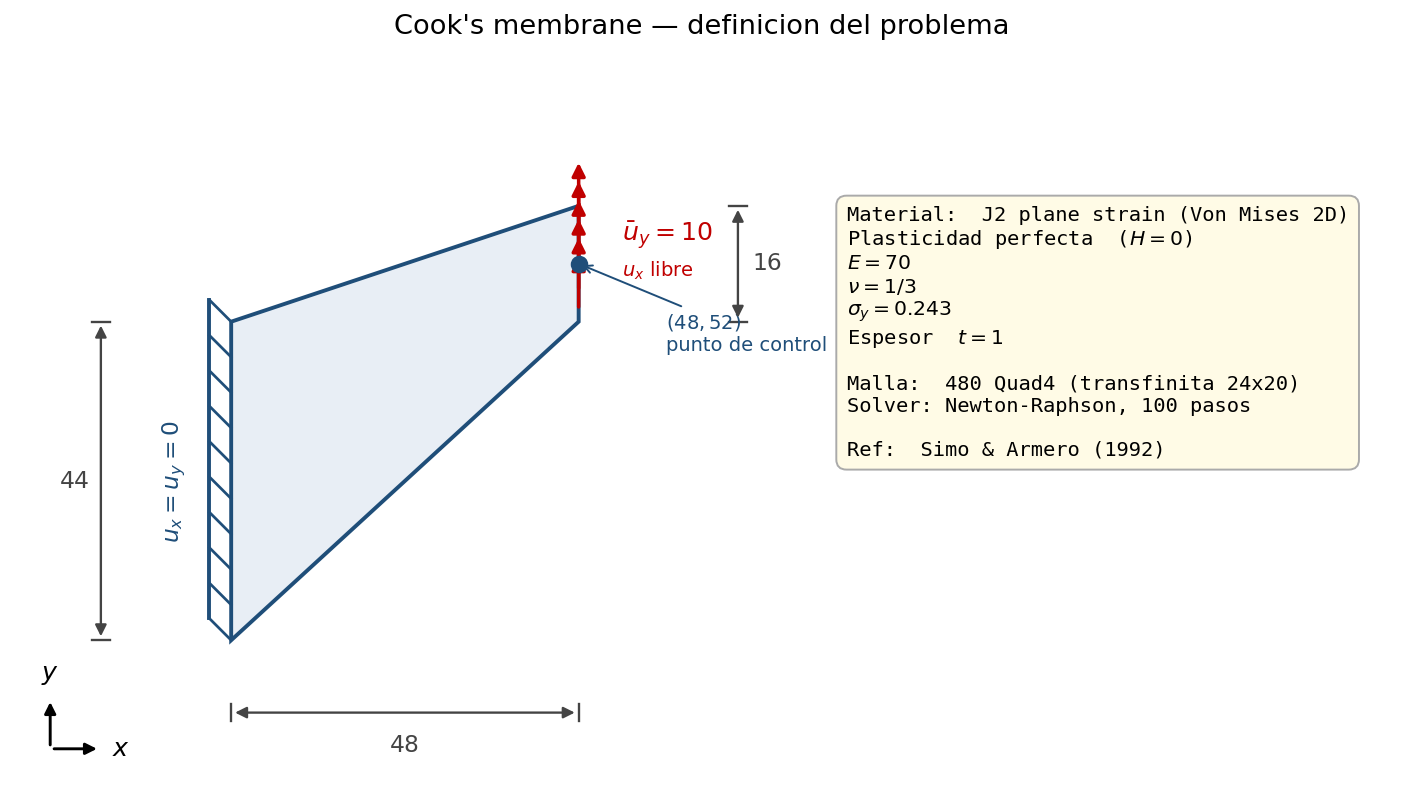

Here is the Python script that generated this plot:
"""Figura de definicion del problema de Cook's membrane."""
import os

import numpy as np
import matplotlib.pyplot as plt
from matplotlib.patches import Polygon, FancyArrowPatch


HERE = os.path.dirname(__file__)
OUT = os.path.join(HERE, "charla_cook_definicion_problema.png")

# Vertices del trapecio
P1 = np.array([0.0,  0.0])    # esquina inferior izquierda
P2 = np.array([48.0, 44.0])   # esquina inferior derecha
P3 = np.array([48.0, 60.0])   # esquina superior derecha
P4 = np.array([0.0,  44.0])   # esquina superior izquierda

u_pres = 10.0   # desplazamiento prescrito vertical en el borde derecho

fig, ax = plt.subplots(figsize=(10.5, 7.5), dpi=140)

# --- Trapecio relleno + contorno ---
trapecio = Polygon([P1, P2, P3, P4], closed=True,
                   facecolor="#e8eef5", edgecolor="#1f4e79",
                   lw=2.0, zorder=2)
ax.add_patch(trapecio)

# --- Empotramiento en borde izquierdo: hatching oblicuo ---
n_hatch = 10
hatch_len = 3.0
y_hatch = np.linspace(P1[1], P4[1], n_hatch)
for yh in y_hatch:
    ax.plot([P1[0] - hatch_len, P1[0]],
            [yh + hatch_len, yh],
            color="#1f4e79", lw=1.4, zorder=4)
ax.plot([P1[0] - hatch_len, P1[0] - hatch_len],
        [P1[1] + hatch_len, P4[1] + hatch_len],
        color="#1f4e79", lw=2.0, zorder=4)

ax.text(P1[0] - 6.0, (P1[1] + P4[1]) / 2.0,
        r"$u_x = u_y = 0$",
        ha="right", va="center", fontsize=12,
        color="#1f4e79", rotation=90)

# --- Desplazamiento prescrito en borde derecho: flechas verticales ---
n_arrows = 6
y_arrows = np.linspace(P2[1] + 1.5, P3[1] - 1.5, n_arrows)
arrow_len = 8.0
for ya in y_arrows:
    ax.add_patch(FancyArrowPatch(
        (P2[0], ya), (P2[0], ya + arrow_len),
        arrowstyle="-|>", mutation_scale=14,
        color="#c00000", lw=1.8, zorder=5,
    ))

ax.text(P2[0] + 6.0, (P2[1] + P3[1]) / 2.0 + arrow_len / 2.0,
        rf"$\bar u_y = {u_pres:.0f}$",
        ha="left", va="center", fontsize=13,
        color="#c00000", fontweight="bold")
ax.text(P2[0] + 6.0, (P2[1] + P3[1]) / 2.0 + arrow_len / 2.0 - 5.0,
        r"$u_x$ libre",
        ha="left", va="center", fontsize=10, color="#c00000")

# --- Cotas ---
# Cota horizontal 48 (debajo del borde inferior)
y_cota_h = -10.0
ax.add_patch(FancyArrowPatch((P1[0], y_cota_h), (P2[0], y_cota_h),
             arrowstyle="<|-|>", mutation_scale=12,
             color="#444444", lw=1.2, zorder=4))
ax.plot([P1[0], P1[0]], [y_cota_h - 1.2, y_cota_h + 1.2], color="#444444", lw=1.2)
ax.plot([P2[0], P2[0]], [y_cota_h - 1.2, y_cota_h + 1.2], color="#444444", lw=1.2)
ax.text(24.0, y_cota_h - 3.0, "48",
        ha="center", va="top", fontsize=12, color="#444444")

# Cota altura izquierda 44 (a la izquierda del empotramiento)
x_cota_izq = -18.0
ax.add_patch(FancyArrowPatch((x_cota_izq, P1[1]), (x_cota_izq, P4[1]),
             arrowstyle="<|-|>", mutation_scale=12,
             color="#444444", lw=1.2, zorder=4))
ax.plot([x_cota_izq - 1.2, x_cota_izq + 1.2], [P1[1], P1[1]], color="#444444", lw=1.2)
ax.plot([x_cota_izq - 1.2, x_cota_izq + 1.2], [P4[1], P4[1]], color="#444444", lw=1.2)
ax.text(x_cota_izq - 1.5, (P1[1] + P4[1]) / 2.0, "44",
        ha="right", va="center", fontsize=12, color="#444444")

# Cota altura derecha 16 (a la derecha del borde cargado)
x_cota_der = 70.0
ax.add_patch(FancyArrowPatch((x_cota_der, P2[1]), (x_cota_der, P3[1]),
             arrowstyle="<|-|>", mutation_scale=12,
             color="#444444", lw=1.2, zorder=4))
ax.plot([x_cota_der - 1.2, x_cota_der + 1.2], [P2[1], P2[1]], color="#444444", lw=1.2)
ax.plot([x_cota_der - 1.2, x_cota_der + 1.2], [P3[1], P3[1]], color="#444444", lw=1.2)
ax.text(x_cota_der + 2.0, (P2[1] + P3[1]) / 2.0, "16",
        ha="left", va="center", fontsize=12, color="#444444")

# --- Punto de control: medio del borde derecho ---
mid_right = (P2 + P3) / 2.0
ax.plot(mid_right[0], mid_right[1], "o", color="#1f4e79",
        ms=8, zorder=6)
ax.annotate(r"$(48, 52)$" + "\npunto de control",
            xy=(mid_right[0], mid_right[1]),
            xytext=(mid_right[0] + 12.0, mid_right[1] - 12.0),
            fontsize=10, color="#1f4e79",
            arrowprops=dict(arrowstyle="->", color="#1f4e79", lw=1.0))

# --- Ejes globales ---
ax_origin = (-25.0, -15.0)
ax.add_patch(FancyArrowPatch(ax_origin, (ax_origin[0] + 7.0, ax_origin[1]),
             arrowstyle="-|>", mutation_scale=12, color="black", lw=1.5))
ax.add_patch(FancyArrowPatch(ax_origin, (ax_origin[0], ax_origin[1] + 7.0),
             arrowstyle="-|>", mutation_scale=12, color="black", lw=1.5))
ax.text(ax_origin[0] + 8.5, ax_origin[1], "$x$", fontsize=13,
        ha="left", va="center")
ax.text(ax_origin[0], ax_origin[1] + 8.5, "$y$", fontsize=13,
        ha="center", va="bottom")

# --- Caja de propiedades ---
props_text = (
    "Material:  J2 plane strain (Von Mises 2D)\n"
    "Plasticidad perfecta  ($H = 0$)\n"
    "$E = 70$\n"
    r"$\nu = 1/3$" + "\n"
    "$\\sigma_y = 0.243$\n"
    "Espesor  $t = 1$\n"
    "\n"
    "Malla:  480 Quad4 (transfinita 24x20)\n"
    "Solver: Newton-Raphson, 100 pasos\n"
    "\n"
    "Ref:  Simo & Armero (1992)"
)
ax.text(85.0, 60.0, props_text,
        ha="left", va="top", fontsize=10.5,
        family="monospace",
        bbox=dict(boxstyle="round,pad=0.5", facecolor="#fffbe6",
                  edgecolor="#aaa", lw=1.0))

# --- Titulo ---
ax.set_title("Cook's membrane — definicion del problema",
             fontsize=14, pad=14)

# Limpieza
ax.set_aspect("equal")
ax.set_xlim(-30.0, 160.0)
ax.set_ylim(-20.0, 80.0)
ax.axis("off")

plt.tight_layout()
plt.savefig(OUT, bbox_inches="tight")
print(f"Figura guardada en: {OUT}")
